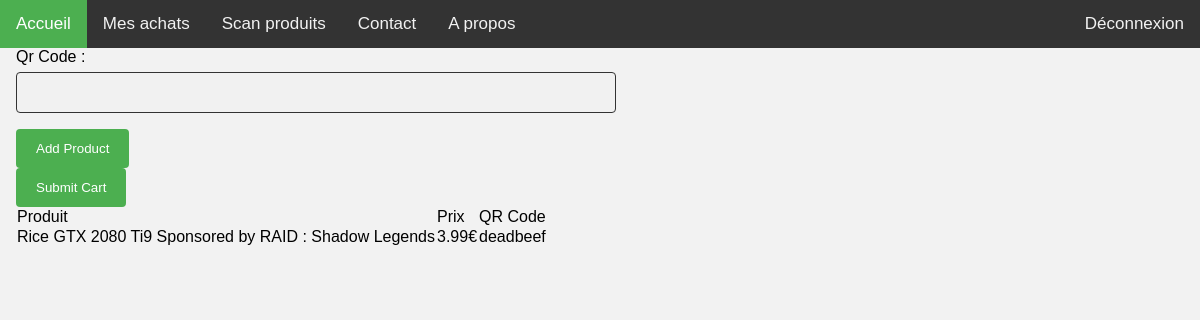
The app's page /front/scan (signed in), older data.
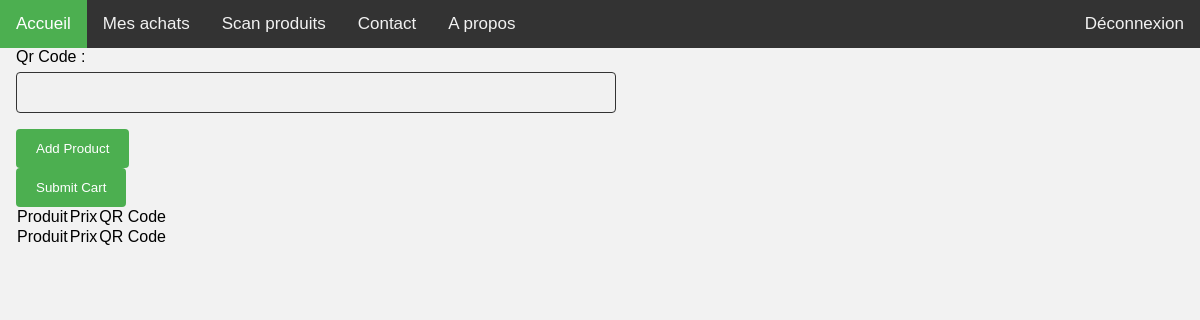
The same page, newer data.
### front/models.py (models this page shows, shortened)
class Product(models.Model):
	cart = models.ForeignKey(Cart,null=True, blank=True, on_delete = models.DO_NOTHING)
	shelf = models.ForeignKey(Shelf, on_delete = models.DO_NOTHING)
	price = models.IntegerField()
	name = models.CharField(max_length = 500)
	qrcode = models.CharField(unique=True, max_length = 200)
	serial_number = models.CharField(max_length = 100)

### front/views.py (the view, shortened to what this page needs)
# urls.py: path('scan', views.scan, name='scan'),
def scan(request):
    context = {
        'products' : Product.objects.filter(cart = None),
        'pickproduct' : PickProduct(),
    }
    currentCart = ""
    if (Cart.objects.filter(date=None).count() == 0):
        currentCart = Cart(client=request.user)
    else:
        currentcart = Cart.objects.get(client = request.user.id, date = None)
    context['cart'] = currentCart
    return render(request, 'front/scan.html', context)

### front/forms.py
class PickProduct(ModelForm):
	class Meta:
		model = Product
		fields = ['qrcode']
		labels = {
			'qrcode' : 'Qr Code :'
		}

### front/templatetags/front_extras.py (called while the page is built)
@register.filter
def divide(value, arg):
    try:
        return float(value) / float(arg)
    except (ValueError, ZeroDivisionError):
        return None

### front/templates/front/scan.html (shortened to what this page needs)
{% extends "front/base.html" %}
{%load static%}
{%load front_extras%}
{% block content %}
<form style="max-width : 600px" action="#" method="POST">
    {{ pickproduct }}
    <input type="submit" value="Add Product" />
</form>
<form action="#" method="POST">
    <input type="submit" value="Submit Cart" />
</form>
{% if cart.product_set.count != None %}
    <table style="border-collapse : collapse">
        <tr>
            <td>Produit</td>
            <td>Prix</td>
            <td>QR Code</td>
            <td></td>
        </tr>
    </table>
{% endif %}
<table style="border-collapse : collapse">
    <tr>
        <td>Produit</td>
        <td>Prix</td>
        <td>QR Code</td>
    </tr>
    {% for product in products %}
        <tr class="product">
            <td>{{ product.name }}</td>
            <td>{{ product.price|divide:100 }}€</td>
            <td>{{ product.qrcode }}</td>
        </tr>
    {% endfor %}
</table>
{% endblock %}

Row changes from the older to the newer data that the page shows:
no longer on this page (row edited): Product: name "Rice GTX 2080 Ti9 Sponsored by RAID : Shadow Legends", price|divide "3.99", qrcode "deadbeef"
Text that changed along with them:
text now shown: "Produit Prix QR Code"
